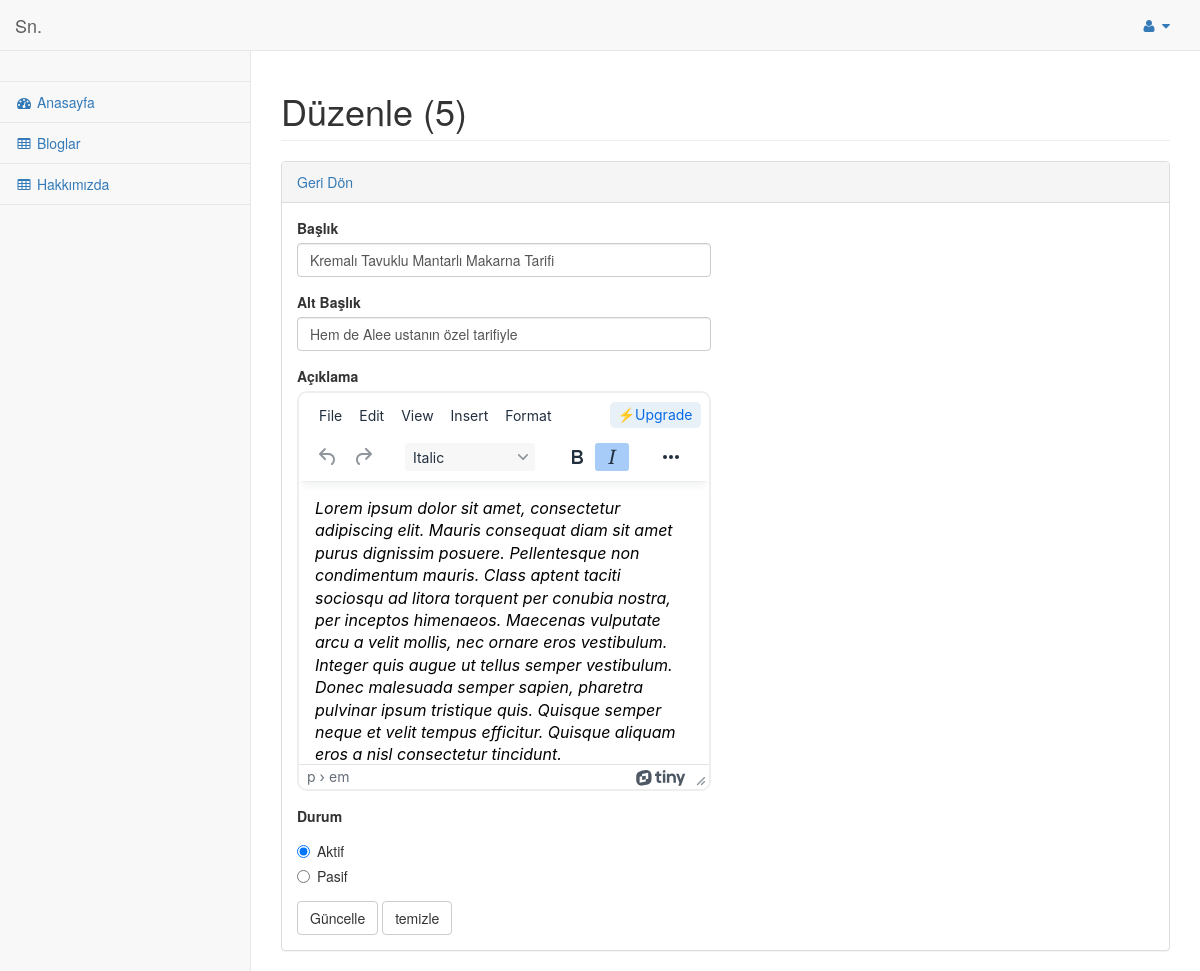
Page /admin/pages/blog_duzenle.php?id=5 (signed in) on the committed database.
### tables this page shows
CREATE TABLE `blog` (
  `id` int NOT NULL,
  `baslik` varchar(100) NOT NULL,
  `alt_baslik` varchar(255) NOT NULL,
  `aciklama` text NOT NULL,
  `tarih` datetime NOT NULL DEFAULT CURRENT_TIMESTAMP,
  `aktif` int NOT NULL DEFAULT '0'
);

### admin/pages/blog_duzenle.php (the view, shortened to what this page needs)
<?php require_once 'inc-functions.php'; ?>
<!DOCTYPE html>
<html lang="en">
<head>
    <link href="../bower_components/bootstrap/dist/css/bootstrap.min.css" rel="stylesheet">
    <link href="../bower_components/metisMenu/dist/metisMenu.min.css" rel="stylesheet">
    <link href="../dist/css/sb-admin-2.css" rel="stylesheet">
    <link href="../bower_components/font-awesome/css/font-awesome.min.css" rel="stylesheet" type="text/css">
</head>
<body>
    <?php
        @$id = $_GET["id"];
        $cek = $db->prepare("SELECT * FROM blog WHERE id = :id");
        $cek->bindValue(":id", $id, PDO::PARAM_INT);
        $cek->execute();
        $row = $cek->fetch(PDO::FETCH_ASSOC);
    ?>
    <div id="wrapper">
        <?php require_once 'inc-menu.php'; ?>
        <div id="page-wrapper">
            <div class="row">
                <div class="col-lg-12">
                    <h1 class="page-header">Düzenle (<?= $id ?>)</h1>
                </div>
            </div>
            <div class="row">
                <div class="col-lg-12">
                    <div class="panel panel-default">
                        <div class="panel-heading">
                            <a href="blog.php">Geri Dön</a>
                        </div>
                        <div class="panel-body">
                            <div class="row">
                                <div class="col-lg-6">
                                    <form role="form" action="" method="POST" enctype="multipart/form-data">
                                        <div class="form-group">
                                            <label>Başlık</label>
                                            <input class="form-control" name="baslik" value="<?= $row["baslik"] ?>"   placeholder="Başlık giriniz">
                                        </div>
                                        <div class="form-group">
                                            <label>Alt Başlık</label>
                                            <input class="form-control" name="alt_baslik" value="<?= $row["alt_baslik"] ?>" placeholder="Alt başlık giriniz">
                                        </div>
                                        <div class="form-group">
                                            <label>Açıklama</label>
                                        </div>
                                        <div class="form-group">
                                            <label>Durum</label>
                                            <div class="radio">
                                                <label>
                                                    <input type="radio" name="aktif" value="1"
                                                    <?php echo($row["aktif"] == 1) ? 'checked' : '';  ?>
                                                    > Aktif
                                                </label>
                                            </div>
                                            <div class="radio">
                                                <label>
                                                    <input type="radio" name="aktif" value="0"
                                                    <?php echo($row["aktif"] == 0) ? 'checked' : '';?>  > Pasif
                                                </label>
                                            </div>
                                        </div>
                                        <input type="submit" name="submit" value="Güncelle" class="btn btn-default">
                                        <button type="reset" class="btn btn-default">temizle</button>
                                    </form>
                            </div>
                        </div>
                    </div>
                </div>
            </div>
        </div>
    </div>
</body>
</html>

### rows in the picture
blog: baslik "Kremalı Tavuklu Mantarlı Makarna Tarifi", alt_baslik "Hem de Alee ustanın özel tarifiyle", aktif "☑ Aktif", aktif "☐ Pasif"

### other values in the picture
$id "5"
